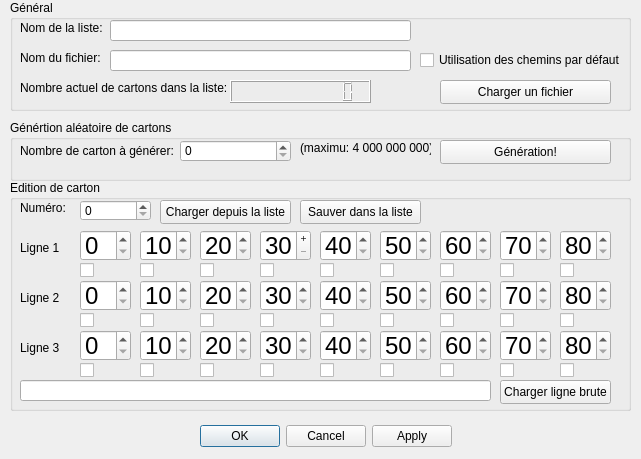
 <widget class="QDialog" name="ConfigCartons">
  <property name="windowModality">
   <enum>Qt::WindowModal</enum>
  </property>
  <property name="geometry">
   <rect>
    <x>0</x>
    <y>0</y>
    <width>641</width>
    <height>459</height>
   </rect>
  </property>
  <property name="sizePolicy">
   <sizepolicy hsizetype="Fixed" vsizetype="Fixed">
    <horstretch>0</horstretch>
    <verstretch>0</verstretch>
   </sizepolicy>
  </property>
  <property name="minimumSize">
   <size>
    <width>641</width>
    <height>459</height>
   </size>
  </property>
  <property name="maximumSize">
   <size>
    <width>641</width>
    <height>459</height>
   </size>
  </property>
  <property name="contextMenuPolicy">
   <enum>Qt::NoContextMenu</enum>
  </property>
  <property name="windowTitle">
   <string>Définition d'un ensemble de cartons</string>
  </property>
  <property name="modal">
   <bool>true</bool>
  </property>
  <widget class="QDialogButtonBox" name="buttonBox">
   <property name="geometry">
    <rect>
     <x>10</x>
     <y>420</y>
     <width>631</width>
     <height>32</height>
    </rect>
   </property>
   <property name="sizePolicy">
    <sizepolicy hsizetype="Fixed" vsizetype="Fixed">
     <horstretch>0</horstretch>
     <verstretch>0</verstretch>
    </sizepolicy>
   </property>
   <property name="minimumSize">
    <size>
     <width>631</width>
     <height>32</height>
    </size>
   </property>
   <property name="toolTip">
    <string>Annuler: fermer la fenetre sans sauvegarder. Ok: fermer la fenetre et sauvegarder. Appliquer: Sauvegarder
     sans fermer la fenêtre.
    </string>
   </property>
   <property name="orientation">
    <enum>Qt::Horizontal</enum>
   </property>
   <property name="standardButtons">
    <set>QDialogButtonBox::Apply|QDialogButtonBox::Cancel|QDialogButtonBox::Ok</set>
   </property>
   <property name="centerButtons">
    <bool>true</bool>
   </property>
  </widget>
  <widget class="QGroupBox" name="groupBox">
   <property name="geometry">
    <rect>
     <x>10</x>
     <y>0</y>
     <width>621</width>
     <height>111</height>
    </rect>
   </property>
   <property name="title">
    <string>Général</string>
   </property>
   <widget class="QLineEdit" name="UIListName">
    <property name="geometry">
     <rect>
      <x>100</x>
      <y>20</y>
      <width>301</width>
      <height>21</height>
     </rect>
    </property>
    <property name="toolTip">
     <string>Définir un nom pour la liste</string>
    </property>
   </widget>
   <widget class="QLabel" name="label">
    <property name="geometry">
     <rect>
      <x>10</x>
      <y>20</y>
      <width>91</width>
      <height>16</height>
     </rect>
    </property>
    <property name="text">
     <string>Nom de la liste:</string>
    </property>
   </widget>
   <widget class="QLabel" name="label_2">
    <property name="geometry">
     <rect>
      <x>10</x>
      <y>50</y>
      <width>91</width>
      <height>16</height>
     </rect>
    </property>
    <property name="text">
     <string>Nom du fichier:</string>
    </property>
   </widget>
   <widget class="QLineEdit" name="UIFileName">
    <property name="geometry">
     <rect>
      <x>100</x>
      <y>50</y>
      <width>301</width>
      <height>21</height>
     </rect>
    </property>
    <property name="toolTip">
     <string>Le nom du chier dans lequel sauver la liste</string>
    </property>
   </widget>
   <widget class="QCheckBox" name="UIDefaultPaths">
    <property name="geometry">
     <rect>
      <x>410</x>
      <y>50</y>
      <width>211</width>
      <height>20</height>
     </rect>
    </property>
    <property name="toolTip">
     <string>Si coché, le nom du fichier est déduit du nom de la liste et du chemin par défaut.</string>
    </property>
    <property name="text">
     <string>Utilisation des chemins par défaut</string>
    </property>
   </widget>
   <widget class="QLabel" name="label_5">
    <property name="geometry">
     <rect>
      <x>10</x>
      <y>80</y>
      <width>211</width>
      <height>16</height>
     </rect>
    </property>
    <property name="text">
     <string>Nombre actuel de cartons dans la liste:</string>
    </property>
   </widget>
   <widget class="QLCDNumber" name="UINumberCartons">
    <property name="geometry">
     <rect>
      <x>220</x>
      <y>80</y>
      <width>141</width>
      <height>23</height>
     </rect>
    </property>
    <property name="smallDecimalPoint">
     <bool>true</bool>
    </property>
    <property name="digitCount">
     <number>9</number>
    </property>
    <property name="intValue" stdset="0">
     <number>0</number>
    </property>
   </widget>
   <widget class="QPushButton" name="pushButton_5">
    <property name="geometry">
     <rect>
      <x>430</x>
      <y>80</y>
      <width>171</width>
      <height>24</height>
     </rect>
    </property>
    <property name="toolTip">
     <string>Charge la liste depuis un fichier</string>
    </property>
    <property name="text">
     <string>Charger un fichier</string>
    </property>
   </widget>
  </widget>
  <widget class="QGroupBox" name="groupBox_2">
   <property name="geometry">
    <rect>
     <x>10</x>
     <y>120</y>
     <width>621</width>
     <height>61</height>
    </rect>
   </property>
   <property name="title">
    <string>Génértion aléatoire de cartons</string>
   </property>
   <widget class="QSpinBox" name="UIGenerateNumber">
    <property name="geometry">
     <rect>
      <x>170</x>
      <y>20</y>
      <width>111</width>
      <height>22</height>
     </rect>
    </property>
    <property name="toolTip">
     <string>Défini le nombre de carton à généreer aléatoiremnt.</string>
    </property>
    <property name="maximum">
     <number>400000000</number>
    </property>
    <property name="stepType">
     <enum>QAbstractSpinBox::AdaptiveDecimalStepType</enum>
    </property>
   </widget>
   <widget class="QLabel" name="label_3">
    <property name="geometry">
     <rect>
      <x>10</x>
      <y>20</y>
      <width>161</width>
      <height>21</height>
     </rect>
    </property>
    <property name="text">
     <string>Nombre de carton à générer:</string>
    </property>
   </widget>
   <widget class="QLabel" name="label_4">
    <property name="geometry">
     <rect>
      <x>290</x>
      <y>20</y>
      <width>131</width>
      <height>16</height>
     </rect>
    </property>
    <property name="text">
     <string>(maximu: 4 000 000 000)</string>
    </property>
   </widget>
   <widget class="QPushButton" name="UIGenerateBtn">
    <property name="geometry">
     <rect>
      <x>430</x>
      <y>20</y>
      <width>171</width>
      <height>24</height>
     </rect>
    </property>
    <property name="toolTip">
     <string>Génère aléatoirment une série de carton et ajoute à la liste.</string>
    </property>
    <property name="text">
     <string>Génération!</string>
    </property>
   </widget>
  </widget>
  <widget class="QGroupBox" name="groupBox_3">
   <property name="geometry">
    <rect>
     <x>10</x>
     <y>180</y>
     <width>621</width>
     <height>231</height>
    </rect>
   </property>
   <property name="title">
    <string>Edition de carton</string>
   </property>
   <widget class="QSpinBox" name="UICell_L1_C0">
    <property name="geometry">
     <rect>
      <x>70</x>
      <y>50</y>
      <width>51</width>
      <height>31</height>
     </rect>
    </property>
    <property name="font">
     <font>
      <pointsize>18</pointsize>
      <bold>false</bold>
     </font>
    </property>
    <property name="maximum">
     <number>9</number>
    </property>
   </widget>
   <widget class="QSpinBox" name="UICell_L2_C0">
    <property name="geometry">
     <rect>
      <x>70</x>
      <y>100</y>
      <width>51</width>
      <height>31</height>
     </rect>
    </property>
    <property name="font">
     <font>
      <pointsize>18</pointsize>
      <bold>false</bold>
     </font>
    </property>
    <property name="maximum">
     <number>9</number>
    </property>
   </widget>
   <widget class="QSpinBox" name="UICell_L3_C0">
    <property name="geometry">
     <rect>
      <x>70</x>
      <y>150</y>
      <width>51</width>
      <height>31</height>
     </rect>
    </property>
    <property name="font">
     <font>
      <pointsize>18</pointsize>
      <bold>false</bold>
     </font>
    </property>
    <property name="maximum">
     <number>9</number>
    </property>
   </widget>
   <widget class="QSpinBox" name="UICell_L1_C1">
    <property name="geometry">
     <rect>
      <x>130</x>
      <y>50</y>
      <width>51</width>
      <height>31</height>
     </rect>
    </property>
    <property name="font">
     <font>
      <pointsize>18</pointsize>
      <bold>false</bold>
     </font>
    </property>
    <property name="frame">
     <bool>true</bool>
    </property>
    <property name="accelerated">
     <bool>true</bool>
    </property>
    <property name="minimum">
     <number>10</number>
    </property>
    <property name="maximum">
     <number>19</number>
    </property>
   </widget>
   <widget class="QSpinBox" name="UICell_L2_C1">
    <property name="geometry">
     <rect>
      <x>130</x>
      <y>100</y>
      <width>51</width>
      <height>31</height>
     </rect>
    </property>
    <property name="font">
     <font>
      <pointsize>18</pointsize>
      <bold>false</bold>
     </font>
    </property>
    <property name="minimum">
     <number>10</number>
    </property>
    <property name="maximum">
     <number>19</number>
    </property>
   </widget>
   <widget class="QSpinBox" name="UICell_L3_C1">
    <property name="geometry">
     <rect>
      <x>130</x>
      <y>150</y>
      <width>51</width>
      <height>31</height>
     </rect>
    </property>
    <property name="font">
     <font>
      <pointsize>18</pointsize>
      <bold>false</bold>
     </font>
    </property>
    <property name="minimum">
     <number>10</number>
    </property>
    <property name="maximum">
     <number>19</number>
    </property>
   </widget>
   <widget class="QSpinBox" name="UICell_L1_C2">
    <property name="geometry">
     <rect>
      <x>190</x>
      <y>50</y>
      <width>51</width>
      <height>31</height>
     </rect>
    </property>
    <property name="font">
     <font>
      <pointsize>18</pointsize>
      <bold>false</bold>
     </font>
    </property>
    <property name="minimum">
     <number>20</number>
    </property>
    <property name="maximum">
     <number>29</number>
    </property>
   </widget>
   <widget class="QSpinBox" name="UICell_L2_C2">
    <property name="geometry">
     <rect>
      <x>190</x>
      <y>100</y>
      <width>51</width>
      <height>31</height>
     </rect>
    </property>
    <property name="font">
     <font>
      <pointsize>18</pointsize>
      <bold>false</bold>
     </font>
    </property>
    <property name="minimum">
     <number>20</number>
    </property>
    <property name="maximum">
     <number>29</number>
    </property>
   </widget>
   <widget class="QSpinBox" name="UICell_L3_C2">
    <property name="geometry">
     <rect>
      <x>190</x>
      <y>150</y>
      <width>51</width>
      <height>31</height>
     </rect>
    </property>
    <property name="font">
     <font>
      <pointsize>18</pointsize>
      <bold>false</bold>
     </font>
    </property>
    <property name="minimum">
     <number>20</number>
    </property>
    <property name="maximum">
     <number>29</number>
    </property>
   </widget>
   <widget class="QSpinBox" name="UICell_L1_C3">
    <property name="geometry">
     <rect>
      <x>250</x>
      <y>50</y>
      <width>51</width>
      <height>31</height>
     </rect>
    </property>
    <property name="font">
     <font>
      <pointsize>18</pointsize>
      <bold>false</bold>
     </font>
    </property>
    <property name="buttonSymbols">
     <enum>QAbstractSpinBox::PlusMinus</enum>
    </property>
    <property name="specialValueText">
     <string/>
    </property>
    <property name="minimum">
     <number>30</number>
    </property>
    <property name="maximum">
     <number>39</number>
    </property>
   </widget>
   <widget class="QSpinBox" name="UICell_L2_C3">
    <property name="geometry">
     <rect>
      <x>250</x>
      <y>100</y>
      <width>51</width>
      <height>31</height>
     </rect>
    </property>
    <property name="font">
     <font>
      <pointsize>18</pointsize>
      <bold>false</bold>
     </font>
    </property>
    <property name="minimum">
     <number>30</number>
    </property>
    <property name="maximum">
     <number>39</number>
    </property>
   </widget>
   <widget class="QSpinBox" name="UICell_L3_C3">
    <property name="geometry">
     <rect>
      <x>250</x>
      <y>150</y>
      <width>51</width>
      <height>31</height>
     </rect>
    </property>
    <property name="font">
     <font>
      <pointsize>18</pointsize>
      <bold>false</bold>
     </font>
    </property>
    <property name="minimum">
     <number>30</number>
    </property>
    <property name="maximum">
     <number>39</number>
    </property>
   </widget>
   <widget class="QSpinBox" name="UICell_L1_C4">
    <property name="geometry">
     <rect>
      <x>310</x>
      <y>50</y>
      <width>51</width>
      <height>31</height>
     </rect>
    </property>
    <property name="font">
     <font>
      <pointsize>18</pointsize>
      <bold>false</bold>
     </font>
    </property>
    <property name="minimum">
     <number>40</number>
    </property>
    <property name="maximum">
     <number>49</number>
    </property>
   </widget>
   <widget class="QSpinBox" name="UICell_L2_C4">
    <property name="geometry">
     <rect>
      <x>310</x>
      <y>100</y>
      <width>51</width>
      <height>31</height>
     </rect>
    </property>
    <property name="font">
     <font>
      <pointsize>18</pointsize>
      <bold>false</bold>
     </font>
    </property>
    <property name="minimum">
     <number>40</number>
    </property>
    <property name="maximum">
     <number>49</number>
    </property>
   </widget>
   <widget class="QSpinBox" name="UICell_L3_C4">
    <property name="geometry">
     <rect>
      <x>310</x>
      <y>150</y>
      <width>51</width>
      <height>31</height>
     </rect>
    </property>
    <property name="font">
     <font>
      <pointsize>18</pointsize>
      <bold>false</bold>
     </font>
    </property>
    <property name="minimum">
     <number>40</number>
    </property>
    <property name="maximum">
     <number>49</number>
    </property>
   </widget>
   <widget class="QSpinBox" name="UICell_L1_C5">
    <property name="geometry">
     <rect>
      <x>370</x>
      <y>50</y>
      <width>51</width>
      <height>31</height>
     </rect>
    </property>
    <property name="font">
     <font>
      <pointsize>18</pointsize>
      <bold>false</bold>
     </font>
    </property>
    <property name="minimum">
     <number>50</number>
    </property>
    <property name="maximum">
     <number>59</number>
    </property>
   </widget>
   <widget class="QSpinBox" name="UICell_L2_C5">
    <property name="geometry">
     <rect>
      <x>370</x>
      <y>100</y>
      <width>51</width>
      <height>31</height>
     </rect>
    </property>
    <property name="font">
     <font>
      <pointsize>18</pointsize>
      <bold>false</bold>
     </font>
    </property>
    <property name="minimum">
     <number>50</number>
    </property>
    <property name="maximum">
     <number>59</number>
    </property>
   </widget>
   <widget class="QSpinBox" name="UICell_L3_C5">
    <property name="geometry">
     <rect>
      <x>370</x>
      <y>150</y>
      <width>51</width>
      <height>31</height>
     </rect>
    </property>
    <property name="font">
     <font>
      <pointsize>18</pointsize>
      <bold>false</bold>
     </font>
    </property>
    <property name="minimum">
     <number>50</number>
    </property>
    <property name="maximum">
     <number>59</number>
    </property>
   </widget>
   <widget class="QSpinBox" name="UICell_L1_C6">
    <property name="geometry">
     <rect>
      <x>430</x>
      <y>50</y>
      <width>51</width>
      <height>31</height>
     </rect>
    </property>
    <property name="font">
     <font>
      <pointsize>18</pointsize>
      <bold>false</bold>
     </font>
    </property>
    <property name="minimum">
     <number>60</number>
    </property>
    <property name="maximum">
     <number>69</number>
    </property>
   </widget>
   <widget class="QSpinBox" name="UICell_L2_C6">
    <property name="geometry">
     <rect>
      <x>430</x>
      <y>100</y>
      <width>51</width>
      <height>31</height>
     </rect>
    </property>
    <property name="font">
     <font>
      <pointsize>18</pointsize>
      <bold>false</bold>
     </font>
    </property>
    <property name="minimum">
     <number>60</number>
    </property>
    <property name="maximum">
     <number>69</number>
    </property>
   </widget>
   <widget class="QSpinBox" name="UICell_L3_C6">
    <property name="geometry">
     <rect>
      <x>430</x>
      <y>150</y>
      <width>51</width>
      <height>31</height>
     </rect>
    </property>
    <property name="font">
     <font>
      <pointsize>18</pointsize>
      <bold>false</bold>
     </font>
    </property>
    <property name="minimum">
     <number>60</number>
    </property>
    <property name="maximum">
     <number>69</number>
    </property>
   </widget>
   <widget class="QSpinBox" name="UICell_L1_C7">
    <property name="geometry">
     <rect>
      <x>490</x>
      <y>50</y>
      <width>51</width>
      <height>31</height>
     </rect>
    </property>
    <property name="font">
     <font>
      <pointsize>18</pointsize>
      <bold>false</bold>
     </font>
    </property>
    <property name="minimum">
     <number>70</number>
    </property>
    <property name="maximum">
     <number>79</number>
    </property>
   </widget>
   <widget class="QSpinBox" name="UICell_L2_C7">
    <property name="geometry">
     <rect>
      <x>490</x>
      <y>100</y>
      <width>51</width>
      <height>31</height>
     </rect>
    </property>
    <property name="font">
     <font>
      <pointsize>18</pointsize>
      <bold>false</bold>
     </font>
    </property>
    <property name="minimum">
     <number>70</number>
    </property>
    <property name="maximum">
     <number>79</number>
    </property>
   </widget>
   <widget class="QSpinBox" name="UICell_L3_C7">
    <property name="geometry">
     <rect>
      <x>490</x>
      <y>150</y>
      <width>51</width>
      <height>31</height>
     </rect>
    </property>
    <property name="font">
     <font>
      <pointsize>18</pointsize>
      <bold>false</bold>
     </font>
    </property>
    <property name="minimum">
     <number>70</number>
    </property>
    <property name="maximum">
     <number>79</number>
    </property>
   </widget>
   <widget class="QSpinBox" name="UICell_L1_C8">
    <property name="geometry">
     <rect>
      <x>550</x>
      <y>50</y>
      <width>51</width>
      <height>31</height>
     </rect>
    </property>
    <property name="font">
     <font>
      <pointsize>18</pointsize>
      <bold>false</bold>
     </font>
    </property>
    <property name="minimum">
     <number>80</number>
    </property>
    <property name="maximum">
     <number>90</number>
    </property>
   </widget>
   <widget class="QSpinBox" name="UICell_L2_C8">
    <property name="geometry">
     <rect>
      <x>550</x>
      <y>100</y>
      <width>51</width>
      <height>31</height>
     </rect>
    </property>
    <property name="font">
     <font>
      <pointsize>18</pointsize>
      <bold>false</bold>
     </font>
    </property>
    <property name="minimum">
     <number>80</number>
    </property>
    <property name="maximum">
     <number>90</number>
    </property>
   </widget>
   <widget class="QSpinBox" name="UICell_L3_C8">
    <property name="geometry">
     <rect>
      <x>550</x>
      <y>150</y>
      <width>51</width>
      <height>31</height>
     </rect>
    </property>
    <property name="font">
     <font>
      <pointsize>18</pointsize>
      <bold>false</bold>
     </font>
    </property>
    <property name="minimum">
     <number>80</number>
    </property>
    <property name="maximum">
     <number>90</number>
    </property>
   </widget>
   <widget class="QSpinBox" name="spinBox_29">
    <property name="geometry">
     <rect>
      <x>70</x>
      <y>20</y>
      <width>71</width>
      <height>21</height>
     </rect>
    </property>
    <property name="toolTip">
     <string>Définition du numéro (unique) du carton</string>
    </property>
   </widget>
   <widget class="QLabel" name="label_6">
    <property name="geometry">
     <rect>
      <x>10</x>
      <y>20</y>
      <width>49</width>
      <height>16</height>
     </rect>
    </property>
    <property name="text">
     <string>Numéro:</string>
    </property>
   </widget>
   <widget class="QLabel" name="label_8">
    <property name="geometry">
     <rect>
      <x>10</x>
      <y>60</y>
      <width>49</width>
      <height>16</height>
     </rect>
    </property>
    <property name="text">
     <string>Ligne 1</string>
    </property>
   </widget>
   <widget class="QLabel" name="label_9">
    <property name="geometry">
     <rect>
      <x>10</x>
      <y>110</y>
      <width>49</width>
      <height>16</height>
     </rect>
    </property>
    <property name="text">
     <string>Ligne 2</string>
    </property>
   </widget>
   <widget class="QLabel" name="label_10">
    <property name="geometry">
     <rect>
      <x>10</x>
      <y>160</y>
      <width>49</width>
      <height>16</height>
     </rect>
    </property>
    <property name="text">
     <string>Ligne 3</string>
    </property>
   </widget>
   <widget class="QPushButton" name="UILoadCartonFromList">
    <property name="geometry">
     <rect>
      <x>150</x>
      <y>20</y>
      <width>131</width>
      <height>24</height>
     </rect>
    </property>
    <property name="toolTip">
     <string>Charge les informations de carton depuis la liste.</string>
    </property>
    <property name="text">
     <string>Charger depuis la liste</string>
    </property>
   </widget>
   <widget class="QPushButton" name="UISaveCartonToList">
    <property name="geometry">
     <rect>
      <x>290</x>
      <y>20</y>
      <width>121</width>
      <height>24</height>
     </rect>
    </property>
    <property name="toolTip">
     <string>Sauve la configuration dans la liste (si le carton est valide).</string>
    </property>
    <property name="text">
     <string>Sauver dans la liste</string>
    </property>
   </widget>
   <widget class="QLineEdit" name="UIRawLine">
    <property name="geometry">
     <rect>
      <x>10</x>
      <y>200</y>
      <width>471</width>
      <height>21</height>
     </rect>
    </property>
   </widget>
   <widget class="QPushButton" name="UILoadRawLine">
    <property name="geometry">
     <rect>
      <x>490</x>
      <y>200</y>
      <width>111</width>
      <height>24</height>
     </rect>
    </property>
    <property name="text">
     <string>Charger ligne brute</string>
    </property>
   </widget>
   <widget class="QCheckBox" name="UIChk_L1_C0">
    <property name="geometry">
     <rect>
      <x>70</x>
      <y>80</y>
      <width>21</width>
      <height>20</height>
     </rect>
    </property>
    <property name="text">
     <string/>
    </property>
   </widget>
   <widget class="QCheckBox" name="UIChk_L2_C0">
    <property name="geometry">
     <rect>
      <x>70</x>
      <y>130</y>
      <width>21</width>
      <height>20</height>
     </rect>
    </property>
    <property name="text">
     <string/>
    </property>
   </widget>
   <widget class="QCheckBox" name="UIChk_L3_C0">
    <property name="geometry">
     <rect>
      <x>70</x>
      <y>180</y>
      <width>21</width>
      <height>20</height>
     </rect>
    </property>
    <property name="text">
     <string/>
    </property>
   </widget>
   <widget class="QCheckBox" name="UIChk_L2_C1">
    <property name="geometry">
     <rect>
      <x>130</x>
      <y>130</y>
      <width>21</width>
      <height>20</height>
     </rect>
    </property>
    <property name="text">
     <string/>
    </property>
   </widget>
   <widget class="QCheckBox" name="UIChk_L1_C1">
    <property name="geometry">
     <rect>
      <x>130</x>
      <y>80</y>
      <width>21</width>
      <height>20</height>
     </rect>
    </property>
    <property name="text">
     <string/>
    </property>
   </widget>
   <widget class="QCheckBox" name="UIChk_L3_C1">
    <property name="geometry">
     <rect>
      <x>130</x>
      <y>180</y>
      <width>21</width>
      <height>20</height>
     </rect>
    </property>
    <property name="text">
     <string/>
    </property>
   </widget>
   <widget class="QCheckBox" name="UIChk_L2_C2">
    <property name="geometry">
     <rect>
      <x>190</x>
      <y>130</y>
      <width>21</width>
      <height>20</height>
     </rect>
    </property>
    <property name="text">
     <string/>
    </property>
   </widget>
   <widget class="QCheckBox" name="UIChk_L1_C2">
    <property name="geometry">
     <rect>
      <x>190</x>
      <y>80</y>
      <width>21</width>
      <height>20</height>
     </rect>
    </property>
    <property name="text">
     <string/>
    </property>
   </widget>
   <widget class="QCheckBox" name="UIChk_L3_C2">
    <property name="geometry">
     <rect>
      <x>190</x>
      <y>180</y>
      <width>21</width>
      <height>20</height>
     </rect>
    </property>
    <property name="text">
     <string/>
    </property>
   </widget>
   <widget class="QCheckBox" name="UIChk_L3_C5">
    <property name="geometry">
     <rect>
      <x>370</x>
      <y>180</y>
      <width>21</width>
      <height>20</height>
     </rect>
    </property>
    <property name="text">
     <string/>
    </property>
   </widget>
   <widget class="QCheckBox" name="UIChk_L2_C4">
    <property name="geometry">
     <rect>
      <x>310</x>
      <y>130</y>
      <width>21</width>
      <height>20</height>
     </rect>
    </property>
    <property name="text">
     <string/>
    </property>
   </widget>
   <widget class="QCheckBox" name="UIChk_L2_C5">
    <property name="geometry">
     <rect>
      <x>370</x>
      <y>130</y>
      <width>21</width>
      <height>20</height>
     </rect>
    </property>
    <property name="text">
     <string/>
    </property>
   </widget>
   <widget class="QCheckBox" name="UIChk_L3_C3">
    <property name="geometry">
     <rect>
      <x>250</x>
      <y>180</y>
      <width>21</width>
      <height>20</height>
     </rect>
    </property>
    <property name="text">
     <string/>
    </property>
   </widget>
   <widget class="QCheckBox" name="UIChk_L3_C4">
    <property name="geometry">
     <rect>
      <x>310</x>
      <y>180</y>
      <width>21</width>
      <height>20</height>
     </rect>
    </property>
    <property name="text">
     <string/>
    </property>
   </widget>
   <widget class="QCheckBox" name="UIChk_L1_C5">
    <property name="geometry">
     <rect>
      <x>370</x>
      <y>80</y>
      <width>21</width>
      <height>20</height>
     </rect>
    </property>
    <property name="text">
     <string/>
    </property>
   </widget>
   <widget class="QCheckBox" name="UIChk_L1_C4">
    <property name="geometry">
     <rect>
      <x>310</x>
      <y>80</y>
      <width>21</width>
      <height>20</height>
     </rect>
    </property>
    <property name="text">
     <string/>
    </property>
   </widget>
   <widget class="QCheckBox" name="UIChk_L2_C3">
    <property name="geometry">
     <rect>
      <x>250</x>
      <y>130</y>
      <width>21</width>
      <height>20</height>
     </rect>
    </property>
    <property name="text">
     <string/>
    </property>
   </widget>
   <widget class="QCheckBox" name="UIChk_L1_C3">
    <property name="geometry">
     <rect>
      <x>250</x>
      <y>80</y>
      <width>21</width>
      <height>20</height>
     </rect>
    </property>
    <property name="text">
     <string/>
    </property>
   </widget>
   <widget class="QCheckBox" name="UIChk_L3_C8">
    <property name="geometry">
     <rect>
      <x>550</x>
      <y>180</y>
      <width>21</width>
      <height>20</height>
     </rect>
    </property>
    <property name="text">
     <string/>
    </property>
   </widget>
   <widget class="QCheckBox" name="UIChk_L2_C7">
    <property name="geometry">
     <rect>
      <x>490</x>
      <y>130</y>
      <width>21</width>
      <height>20</height>
     </rect>
    </property>
    <property name="text">
     <string/>
    </property>
   </widget>
   <widget class="QCheckBox" name="UIChk_L2_C8">
    <property name="geometry">
     <rect>
      <x>550</x>
      <y>130</y>
      <width>21</width>
      <height>20</height>
     </rect>
    </property>
    <property name="text">
     <string/>
    </property>
   </widget>
   <widget class="QCheckBox" name="UIChk_L3_C6">
    <property name="geometry">
     <rect>
      <x>430</x>
      <y>180</y>
      <width>21</width>
      <height>20</height>
     </rect>
    </property>
    <property name="text">
     <string/>
    </property>
   </widget>
   <widget class="QCheckBox" name="UIChk_L3_C7">
    <property name="geometry">
     <rect>
      <x>490</x>
      <y>180</y>
      <width>21</width>
      <height>20</height>
     </rect>
    </property>
    <property name="text">
     <string/>
    </property>
   </widget>
   <widget class="QCheckBox" name="UIChk_L1_C8">
    <property name="geometry">
     <rect>
      <x>550</x>
      <y>80</y>
      <width>21</width>
      <height>20</height>
     </rect>
    </property>
    <property name="text">
     <string/>
    </property>
   </widget>
   <widget class="QCheckBox" name="UIChk_L1_C7">
    <property name="geometry">
     <rect>
      <x>490</x>
      <y>80</y>
      <width>21</width>
      <height>20</height>
     </rect>
    </property>
    <property name="text">
     <string/>
    </property>
   </widget>
   <widget class="QCheckBox" name="UIChk_L2_C6">
    <property name="geometry">
     <rect>
      <x>430</x>
      <y>130</y>
      <width>21</width>
      <height>20</height>
     </rect>
    </property>
    <property name="text">
     <string/>
    </property>
   </widget>
   <widget class="QCheckBox" name="UIChk_L1_C6">
    <property name="geometry">
     <rect>
      <x>430</x>
      <y>80</y>
      <width>21</width>
      <height>20</height>
     </rect>
    </property>
    <property name="text">
     <string/>
    </property>
   </widget>
  </widget>
 </widget>
